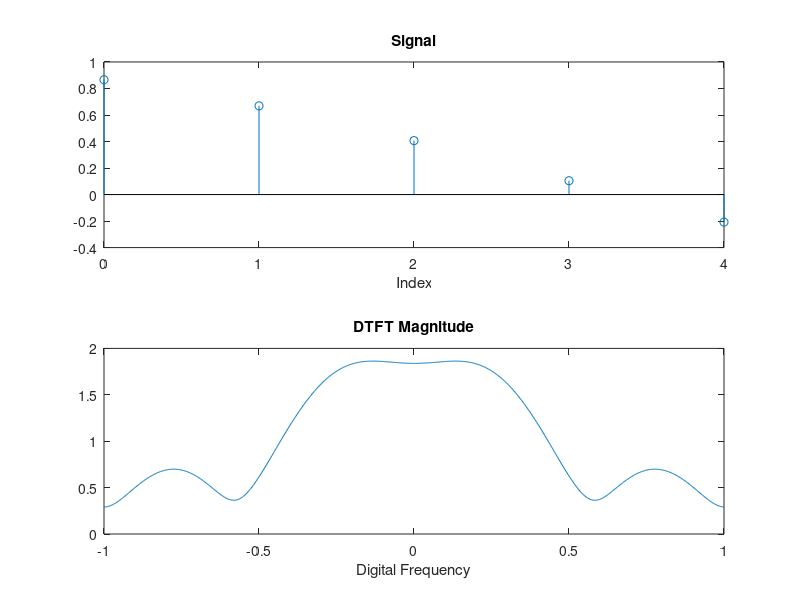

Here is the MATLAB script that generated this plot:
%Compute and plot the DTFT of the following sequence and observe the properties
%s[n]= A cos(2pif0n + phi) Try for fo=100Hz, phi=pi/6 and different lengths of sequence.

clear; clc; clf;
A = 1; f0 = 100; phi = pi/6; fs = 2000;
N= input('Enter the length of sequence:');
n = 0: 1/fs : (N-1)/fs;
sig = A * cos (2*pi*f0*n + phi);
w_axis = linspace(-1, 1, 1024);
time_axis=0:length(sig)-1;
F=fftshift(fft(sig,1024));
sig_dtft=abs(F);
subplot(2,1,1), stem(time_axis,sig);
title('Signal');
xlabel('Index');
subplot(2,1,2), plot(w_axis,sig_dtft);
title('DTFT Magnitude');
xlabel('Digital Frequency');